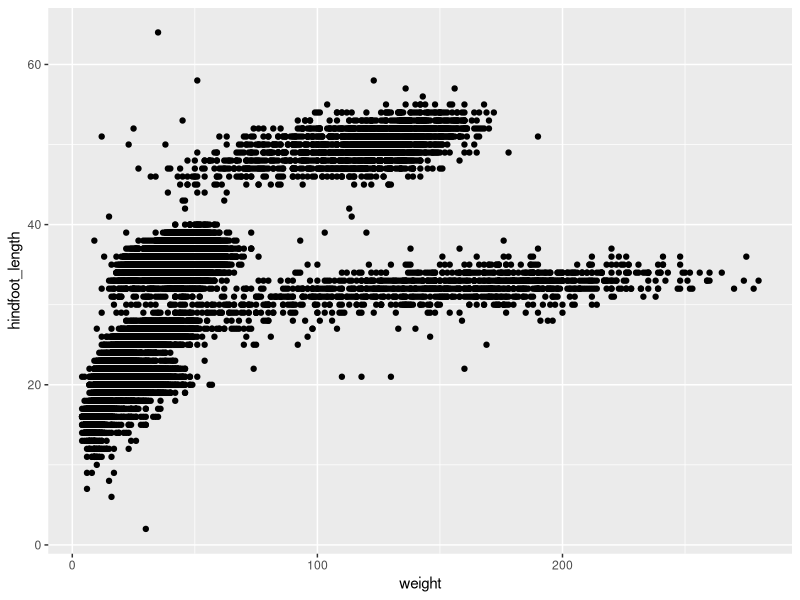
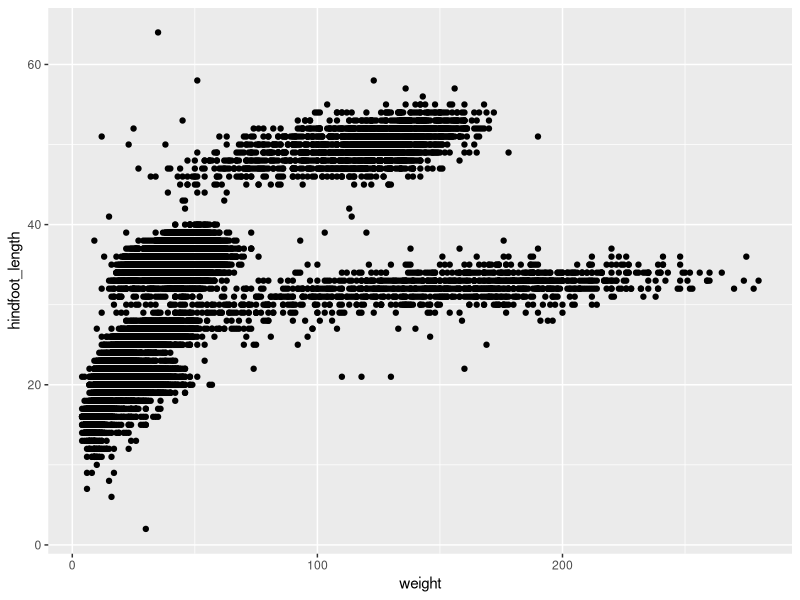
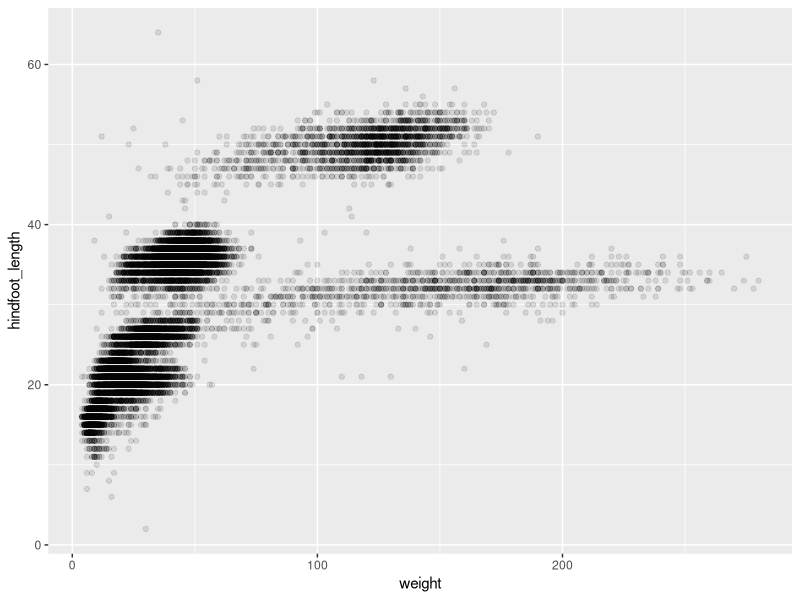
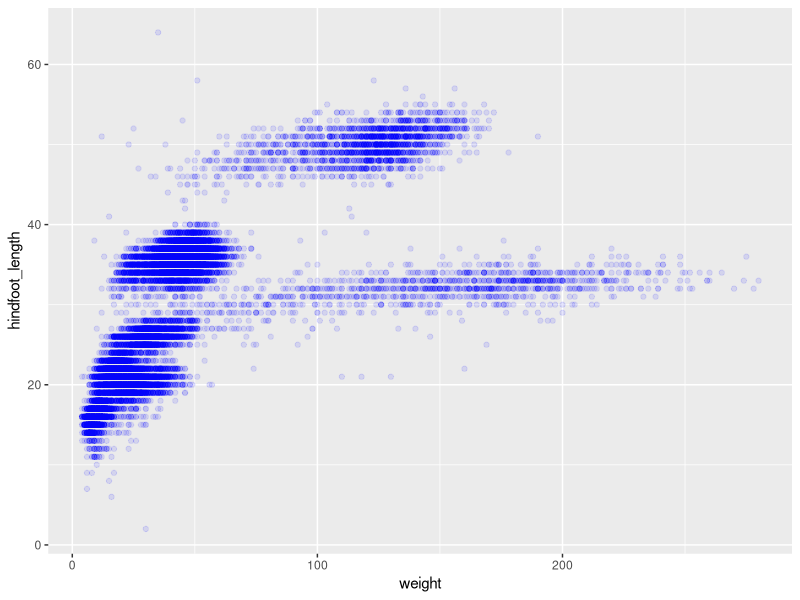
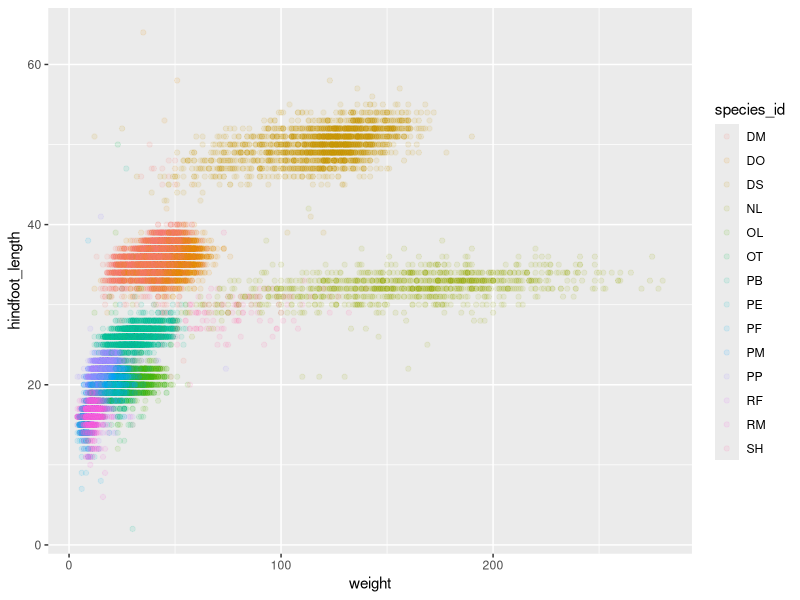
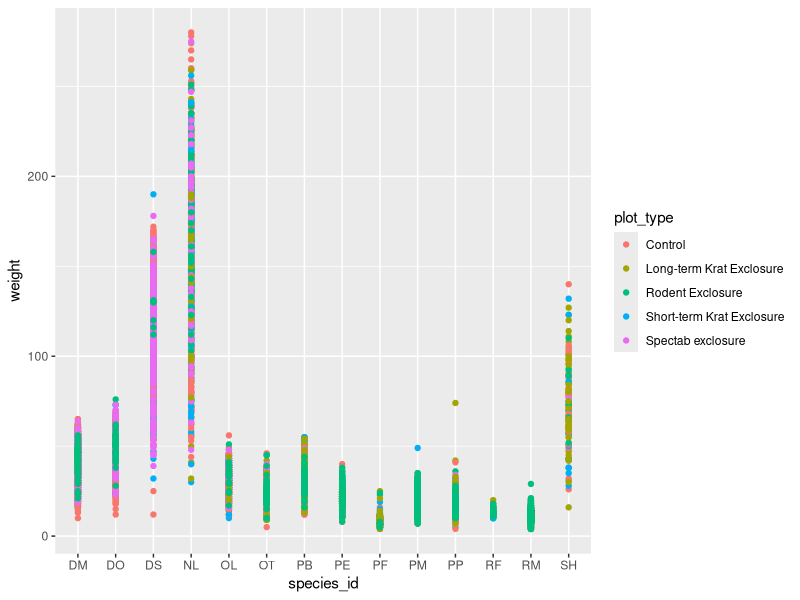
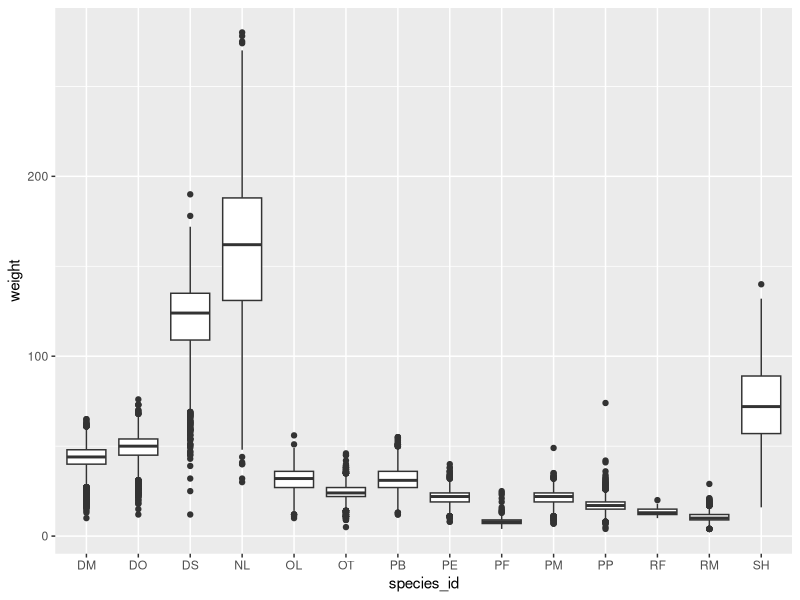
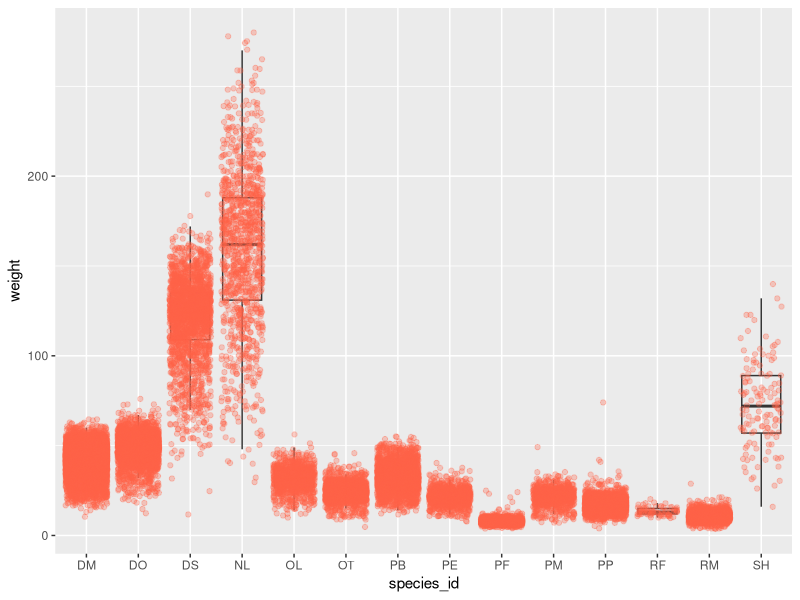

R code for these plots, in order:
## ---- chunk 1
### Data Visualization with ggplot2
## ---- chunk 2
library(tidyverse)
library(readr)
library(dplyr)
## ---- chunk 3
surveys_complete <- read_csv("data/surveys_complete.csv")
## ---- chunk 4
ggplot(data = surveys_complete, aes(x = weight, y = hindfoot_length)) +
  geom_point()
## ---- chunk 5
ggplot(data = surveys_complete, aes(x = weight, y = hindfoot_length)) +
    geom_point()
## ---- chunk 6
ggplot(data = surveys_complete, aes(x = weight, y = hindfoot_length)) +
    geom_point(alpha = 0.1)
## ---- chunk 7
ggplot(data = surveys_complete, mapping = aes(x = weight, y = hindfoot_length)) +
    geom_point(alpha = 0.1, color = "blue")
## ---- chunk 8
ggplot(data = surveys_complete, mapping = aes(x = weight, y = hindfoot_length)) +
    geom_point(alpha = 0.1, aes(color = species_id))
## ---- chunk 9
ggplot(data = surveys_complete,
       mapping = aes(x = species_id, y = weight)) +
   geom_point(aes(color = plot_type))
## ---- chunk 10
ggplot(data = surveys_complete, mapping = aes(x = species_id, y = weight)) +
    geom_boxplot()
## ---- chunk 11
ggplot(data = surveys_complete, mapping = aes(x = species_id, y = weight)) +
    geom_boxplot(alpha = 0) +
    geom_jitter(alpha = 0.3, color = "tomato")
## ---- chunk 12
# 1.
ggplot(data = surveys_complete, mapping = aes(x = species_id, y = weight)) +
  geom_violin(alpha = 0) +
  geom_jitter(alpha = 0.3, color = "tomato")
## ---- chunk 13
# 2.
ggplot(data = surveys_complete, mapping = aes(x = species_id, y = weight)) +
  scale_y_log10()+
  geom_boxplot(alpha = 0) +
  geom_jitter(alpha = 0.3, color = "tomato")
## ---- chunk 14
# 3.
ggplot(data = surveys_complete, mapping = aes(x = species_id, y = hindfoot_length)) +
  scale_y_log10()+
  geom_jitter(alpha = 0.3, color = "tomato")+
  geom_boxplot(alpha = 0) 
## ---- chunk 15
# 4.
ggplot(data = surveys_complete, mapping = aes(x = species_id, y = hindfoot_length,col=plot_id)) +
  scale_y_log10()+
  geom_jitter(alpha = 0.3)+
  geom_boxplot(alpha = 0) 

ggplot(data = surveys_complete, mapping = aes(x = species_id, y = hindfoot_length,col=factor(plot_id))) +
  scale_y_log10()+
  geom_jitter(alpha = 0.3)+
  geom_boxplot(alpha = 0) 
## ---- chunk 16
yearly_counts <- surveys_complete %>%
  count(year, genus)
## ---- chunk 17
ggplot(data = yearly_counts, aes(x = year, y = n)) +
     geom_line()
## ---- chunk 18
ggplot(data = yearly_counts, aes(x = year, y = n, group = genus)) +
    geom_line()
## ---- chunk 19
ggplot(data = yearly_counts, aes(x = year, y = n, color = genus)) +
    geom_line()
## ---- chunk 20
yearly_counts %>%
    ggplot(mapping = aes(x = year, y = n, color = genus)) +
    geom_line()
## ---- chunk 21
yearly_counts_graph <- surveys_complete %>%
    count(year, genus) %>%
    ggplot(mapping = aes(x = year, y = n, color = genus)) +
    geom_line()

yearly_counts_graph
## ---- chunk 22
ggplot(data = yearly_counts, aes(x = year, y = n)) +
    geom_line() +
    facet_wrap(facets = vars(genus))
## ---- chunk 23
 yearly_sex_counts <- surveys_complete %>%
                      count(year, genus, sex)
## ---- chunk 24
ggplot(data = yearly_sex_counts, mapping = aes(x = year, y = n, color = sex)) +
  geom_line() +
  facet_wrap(facets =  vars(genus))
## ---- chunk 25
ggplot(data = yearly_sex_counts,
       mapping = aes(x = year, y = n, color = sex)) +
  geom_line() +
  facet_grid(rows = vars(sex), cols =  vars(genus))
## ---- chunk 26
# One column, facet by rows
ggplot(data = yearly_sex_counts,
       mapping = aes(x = year, y = n, color = sex)) +
  geom_line() +
  facet_grid(rows = vars(genus))
## ---- chunk 27
# One row, facet by column
ggplot(data = yearly_sex_counts,
       mapping = aes(x = year, y = n, color = sex)) +
  geom_line() +
  facet_grid(cols = vars(genus))
## ---- chunk 28
 ggplot(data = yearly_sex_counts,
        mapping = aes(x = year, y = n, color = sex)) +
     geom_line() +
     facet_wrap(vars(genus)) +
     theme_bw()
## ---- chunk 29
yearly_weight <- surveys_complete %>%
                group_by(year, species_id) %>%
                 summarize(avg_weight = mean(weight))
ggplot(data = yearly_weight, mapping = aes(x=year, y=avg_weight)) +
   geom_line() +
   facet_wrap(vars(species_id)) +
   theme_bw()
## ---- chunk 30
ggplot(data = yearly_sex_counts, aes(x = year, y = n, color = sex)) +
    geom_line() +
    facet_wrap(vars(genus)) +
    labs(title = "Observed genera through time",
         x = "Year of observation",
         y = "Number of individuals") +
    theme_bw()
## ---- chunk 31
ggplot(data = yearly_sex_counts, mapping = aes(x = year, y = n, color = sex)) +
    geom_line() +
    facet_wrap(vars(genus)) +
    labs(title = "Observed genera through time",
        x = "Year of observation",
        y = "Number of individuals") +
    theme_bw() +
    theme(text=element_text(size = 16))
## ---- chunk 32
ggplot(data = yearly_sex_counts, mapping = aes(x = year, y = n, color = sex)) +
    geom_line() +
    facet_wrap(vars(genus)) +
    labs(title = "Observed genera through time",
        x = "Year of observation",
        y = "Number of individuals") +
    theme_bw() +
    theme(axis.text.x = element_text(colour = "grey20", size = 12, angle = 90, hjust = 0.5, vjust = 0.5),
                        axis.text.y = element_text(colour = "grey20", size = 12),
                        strip.text = element_text(face = "italic"),
                        text = element_text(size = 16))
## ---- chunk 33
grey_theme <- theme(axis.text.x = element_text(colour="grey20", size = 12,
                                               angle = 90, hjust = 0.5,
                                               vjust = 0.5),
                    axis.text.y = element_text(colour = "grey20", size = 12),
                    text=element_text(size = 16))

ggplot(surveys_complete, aes(x = species_id, y = hindfoot_length)) +
    geom_boxplot() +
    grey_theme
## ---- chunk 34
library(patchwork)

plot_weight <- ggplot(data = surveys_complete, aes(x = species_id, y = weight)) +
  geom_boxplot() +
  labs(x = "Species", y = expression(log[10](Weight))) +
  scale_y_log10()

plot_count <- ggplot(data = yearly_counts, aes(x = year, y = n, color = genus)) +
  geom_line() +
  labs(x = "Year", y = "Abundance")

plot_weight / plot_count + plot_layout(heights = c(3, 2))
## ---- chunk 35
 g<- ggplot(data = yearly_sex_counts,
                  aes(x = year, y = n, color = sex)) +
    geom_line() +
    facet_wrap(vars(genus)) +
    labs(title = "Observed genera through time",
        x = "Year of observation",
        y = "Number of individuals") +
    theme_bw() +
    theme(axis.text.x = element_text(colour = "grey20", size = 10, angle = 90,
                                     hjust = 0.5, vjust = 0.5),
          axis.text.y = element_text(colour = "grey20", size = 10),
          text = element_text(size = 10),
          legend.position = c(0.9,0.1), # c(0,0) bottom left, c(1,1) top-right.
          legend.background = element_rect(fill = "white", colour = NA))
    g <- g + theme(strip.background = element_rect(fill="dodgerblue"),
        strip.text=element_text(color="white"))
    
    
    g
    
    
